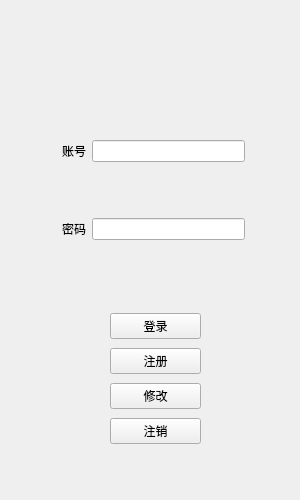
<?xml version="1.0" encoding="UTF-8"?>
<ui version="4.0">
 <class>loginWindow</class>
 <widget class="QMainWindow" name="loginWindow">
  <property name="geometry">
   <rect>
    <x>0</x>
    <y>0</y>
    <width>300</width>
    <height>500</height>
   </rect>
  </property>
  <property name="minimumSize">
   <size>
    <width>300</width>
    <height>500</height>
   </size>
  </property>
  <property name="maximumSize">
   <size>
    <width>300</width>
    <height>500</height>
   </size>
  </property>
  <property name="windowTitle">
   <string>用户登录</string>
  </property>
  <widget class="QWidget" name="centralwidget">
   <widget class="QWidget" name="layoutWidget">
    <property name="geometry">
     <rect>
      <x>62</x>
      <y>90</y>
      <width>183</width>
      <height>200</height>
     </rect>
    </property>
    <layout class="QVBoxLayout" name="verticalLayout">
     <item>
      <spacer name="verticalSpacer_2">
       <property name="orientation">
        <enum>Qt::Vertical</enum>
       </property>
       <property name="sizeHint" stdset="0">
        <size>
         <width>20</width>
         <height>40</height>
        </size>
       </property>
      </spacer>
     </item>
     <item>
      <layout class="QHBoxLayout" name="horizontalLayout">
       <item>
        <widget class="QLabel" name="accountLable">
         <property name="text">
          <string>账号</string>
         </property>
        </widget>
       </item>
       <item>
        <widget class="QLineEdit" name="accountLineEdit"/>
       </item>
      </layout>
     </item>
     <item>
      <spacer name="verticalSpacer_3">
       <property name="orientation">
        <enum>Qt::Vertical</enum>
       </property>
       <property name="sizeHint" stdset="0">
        <size>
         <width>20</width>
         <height>40</height>
        </size>
       </property>
      </spacer>
     </item>
     <item>
      <layout class="QHBoxLayout" name="horizontalLayout_2">
       <item>
        <widget class="QLabel" name="passwordLable">
         <property name="text">
          <string>密码</string>
         </property>
        </widget>
       </item>
       <item>
        <widget class="QLineEdit" name="passwordLineEdit">
         <property name="echoMode">
          <enum>QLineEdit::Password</enum>
         </property>
        </widget>
       </item>
      </layout>
     </item>
     <item>
      <spacer name="verticalSpacer">
       <property name="orientation">
        <enum>Qt::Vertical</enum>
       </property>
       <property name="sizeHint" stdset="0">
        <size>
         <width>20</width>
         <height>40</height>
        </size>
       </property>
      </spacer>
     </item>
    </layout>
   </widget>
   <widget class="QWidget" name="layoutWidget">
    <property name="geometry">
     <rect>
      <x>110</x>
      <y>310</y>
      <width>91</width>
      <height>141</height>
     </rect>
    </property>
    <layout class="QVBoxLayout" name="verticalLayout_2">
     <item>
      <widget class="QPushButton" name="loginBtn">
       <property name="text">
        <string>登录</string>
       </property>
      </widget>
     </item>
     <item>
      <widget class="QPushButton" name="registerBtn">
       <property name="text">
        <string>注册</string>
       </property>
      </widget>
     </item>
     <item>
      <widget class="QPushButton" name="modifyBtn">
       <property name="text">
        <string>修改</string>
       </property>
      </widget>
     </item>
     <item>
      <widget class="QPushButton" name="removeBtn">
       <property name="text">
        <string>注销</string>
       </property>
      </widget>
     </item>
    </layout>
   </widget>
  </widget>
 </widget>
 <resources/>
 <connections/>
</ui>
